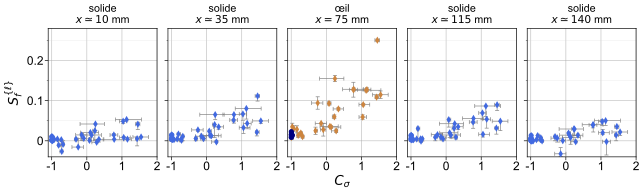

This figure's Python source:
main_folder = 'E:/manuscrit_these/'
main_folder = '../'


with open(main_folder + "parameters.py", 'r') as f:
        exec(f.read())








def nice_plot(xpos,ypos,ax=None,xerr=None,yerr=None,xlabel="",ylabel="",
              annotate=None,old_data=False,
              color="b",error_bar_color="k",marker_size=3,capsize=3,
              marker="d",solid_marker=solid_marker,in_solid=None,solid_color=solid_solid_color):
    if ax is None:
        fig, ax = plt.subplots()
    if old_data:
        ax.errorbar(old_data[0],old_data[1],xerr=old_data[2],yerr=old_data[3],
                    fmt=" ",capsize=capsize,color=color,ecolor=error_bar_color,elinewidth=.5, alpha=error_bar_alpha,markeredgewidth=markeredgewidth)
        ax.scatter(old_data[0],old_data[1],color=color,s=marker_size,marker=marker,zorder=5,edgecolors="k",linewidth=0.01)

    # all data
    ax.errorbar(xpos,ypos, xerr=xerr,yerr=yerr,
                fmt=" ",capsize=capsize,color=color,ecolor=error_bar_color,elinewidth=.5,alpha=error_bar_alpha,markeredgewidth=markeredgewidth)
    ax.scatter(xpos,ypos,color=color,s=marker_size,marker=marker,zorder=5,edgecolors="k",linewidth=0.01)

    # solids
    ax.errorbar(xpos[in_solid],ypos[in_solid], xerr=xerr[...,in_solid],yerr=yerr[...,in_solid],
                fmt=" ",capsize=capsize,color=solid_color,ecolor=error_bar_color,elinewidth=.5,alpha=error_bar_alpha ,markeredgewidth=markeredgewidth)
    ax.scatter(xpos[in_solid],ypos[in_solid],color=solid_color,s=marker_size,marker=solid_marker,zorder=5,edgecolors="k",linewidth=0.01)
    if not annotate is None:
        for i in range(len(annotate)):
            ax.annotate(annotate[i], (xpos[i], ypos[i]))

    ax.set_xlabel(xlabel,labelpad=2)
    ax.set_ylabel(ylabel)











n_manip=44
to_remove = [7,19,20,21,22,23,24,25,32,41]

solids = [14,15,16,17,18,37,38]
weird = [32,33]
manips = [i for i in range(1,n_manip+1) if i not in to_remove]


in_solid = np.array([m in solids for m in manips])

##

dicto_save = np.load(main_folder + "data_for_figures/creep_5_paires.npy",allow_pickle=True).all()
locals().update(dicto_save)


##
ieslip=np.array([[creep_left_lefts[i][-1],creep_left_centers[i][-1],creep_center[i]/100,creep_right_centers[i][-1],creep_right_rights[i][-1]] for i in range(len(creep_left_lefts))])


ieslip_err=np.array([[[min(creep_left_lefts[i][-5:]),max(creep_left_lefts[i][-5:])],
                    [min(creep_left_centers[i][-5:]),max(creep_left_centers[i][-5:])],
                    [(creep_center[i]-sigma_creep_center[i])/100, (creep_center[i]+sigma_creep_center[i])/100],
                    [min(creep_right_centers[i][-5:]),max(creep_right_centers[i][-5:])],
                    [min(creep_right_rights[i][-5:]),max(creep_right_rights[i][-5:])]
                    ] for i in range(len(creep_left_lefts))])

ieslip_err=np.rollaxis(ieslip_err,2,0)

ieslip_err=np.abs(ieslip_err-ieslip)




###

fig,axes=plt.subplots(1,5,sharex=True,sharey=True,width_ratios=[1,1,1,1,1])
plt.subplots_adjust(left=0.075, right=0.99, bottom=0.17, top=0.85, wspace=0.1, hspace=0.4)


fig.set_size_inches(size_fig_creep_5_paires)
for i in range(5):
    if i==2:
        nice_plot(mean_lc,ieslip[:,i],ax=axes[i],
            xerr=wide_lc, yerr=ieslip_err[:,:,i],
            xlabel="${}$".format(LC_name_short), ylabel=None,
            in_solid=in_solid,
            color=granular_color, error_bar_color=error_bar_color,
            marker_size=scatter_size, capsize=error_bar_width, marker=scatter_marker,
            solid_color = hole_in_solid_color)
    else :
        nice_plot(mean_lc,ieslip[:,i],ax=axes[i],
            xerr=wide_lc, yerr=ieslip_err[:,:,i],
            xlabel=None, ylabel=None,
            in_solid=np.array([m in solids for m in manips]),
            color=solid_in_granular_color, error_bar_color=error_bar_color,
            marker_size=scatter_size, capsize=error_bar_width, marker=scatter_marker,
            solid_color = solid_in_granular_color)






#
# nice_plot(mean_lc,creep_center/100-creep_sides/100,ax=axes[-1],
#         xerr=wide_lc,yerr=sigma_creep_center/100,
#         xlabel="${}$".format(LC_name_short),ylabel="$S_f^{hole}-S_f^{solid}$",
#         in_solid=in_solid,
#         color=main_plot_color, error_bar_color=error_bar_color,
#         marker_size=scatter_size, capsize=error_bar_width, marker=scatter_marker )
#











#axes[-1].grid(which="both")










# adjust ticks
# Top Left
axes[0].set_xlim([-1.1,2])
axes[0].set_xticks([-1,0,1,2])
axes[0].set_xticklabels(["-1","0","1","2"])
axes[0].set_ylim([-4/100,28/100])
axes[0].set_yticks([0,10/100,20/100])
axes[0].set_yticklabels(["0",0.1,0.2])
axes[0].xaxis.set_minor_locator(MultipleLocator(1))
axes[0].yaxis.set_minor_locator(MultipleLocator(0.05))

#plt.setp(ax0.get_xticklabels(), visible=False)


set_grid(axes)




axes[0].set_title("solide\n$x\simeq10$ mm",size=INSET_MEDIUM_SIZE,pad=4)
axes[1].set_title("solide\n$x\simeq35$ mm",size=INSET_MEDIUM_SIZE,pad=4)
axes[2].set_title("œil\n$x=75$ mm",size=INSET_MEDIUM_SIZE,pad=4)
axes[3].set_title("solide\n$x\simeq115$ mm",size=INSET_MEDIUM_SIZE,pad=4)
axes[4].set_title("solide\n$x\simeq140$ mm",size=INSET_MEDIUM_SIZE,pad=4)
#axes[-1].set_title("$S_f^{hole}-S_f^{solid}$",size=INSET_MEDIUM_SIZE)

axes[0].set_ylabel(r"$S_{f}^{\{\ell\}}$")




plt.savefig(main_folder + "Figures_chap_article/creep_5_paires.png",dpi=dpi_global)
plt.savefig(main_folder + "Figures_chap_article/creep_5_paires.pdf")
plt.savefig(main_folder + "Figures_chap_article/creep_5_paires.svg")

plt.close('all')















